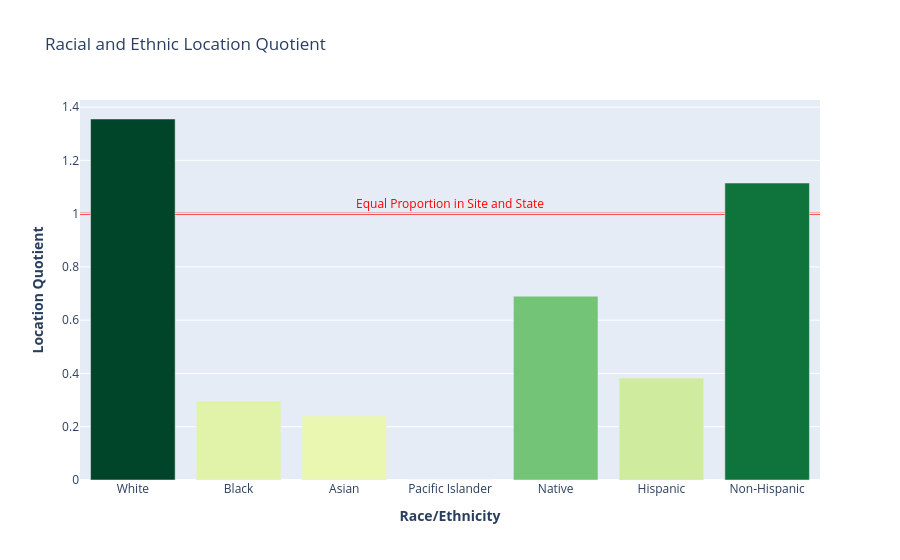

This figure's notebook cell:
### Code cell
figmean= go.Figure()
figmean.add_trace(go.Bar(
    x=meanlq['Demographic'],
    y=meanlq['Value'],
    name='State',
    #marker_color='rgb(211, 228, 36)',
    marker=dict(
        color=meanlq['Value'],
        colorscale='YlGn'),
    #text=mstate['hover_text'],
    textposition='none'
))
figmean.add_hline(
    y=1,
    line_color='Red',
    layer='below',
    annotation_text='Equal Proportion in Site and State',
    annotation_position='top',
    annotation_font_color='Red'
)
 
figmean.update_layout(
    title_text = 'Racial and Ethnic Location Quotient',
    width=900,
    xaxis_title='<b>Race/Ethnicity<b>',
    yaxis_title='<b>Location Quotient<b>',
)
os.chdir('/Users/melodyqian/Documents/GitHub/FindMyNuclearWaste/Visuals')
figmean.show()
#figmean.write_html('RacetnLQ.html')

### Figure 1 — Plotly figure (JSON) as saved in the notebook; plotly's stock layout.template omitted (floating-point values rounded to 4 significant figures)
{"data": [{"marker": {"color": [1.355, 0.2966, 0.2401, 0.0, 0.6902, 0.3825, 1.115], "colorscale": [[0, "rgb(255,255,229)"], [0.125, "rgb(247,252,185)"], [0.25, "rgb(217,240,163)"], [0.375, "rgb(173,221,142)"], [0.5, "rgb(120,198,121)"], [0.625, "rgb(65,171,93)"], [0.75, "rgb(35,132,67)"], [0.875, "rgb(0,104,55)"], [1, "rgb(0,69,41)"]]}, "name": "State", "textposition": "none", "type": "bar", "x": ["White", "Black", "Asian", "Pacific Islander", "Native", "Hispanic", "Non-Hispanic"], "y": [1.355, 0.2966, 0.2401, 0.0, 0.6902, 0.3825, 1.115]}], "layout": {"annotations": [{"font": {"color": "Red"}, "showarrow": false, "text": "Equal Proportion in Site and State", "x": 0.5, "xanchor": "center", "xref": "x domain", "y": 1, "yanchor": "bottom", "yref": "y"}], "shapes": [{"layer": "below", "line": {"color": "Red"}, "type": "line", "x0": 0, "x1": 1, "xref": "x domain", "y0": 1, "y1": 1, "yref": "y"}], "title": {"text": "Racial and Ethnic Location Quotient"}, "width": 900, "xaxis": {"title": {"text": "<b>Race/Ethnicity<b>"}}, "yaxis": {"title": {"text": "<b>Location Quotient<b>"}}}}
